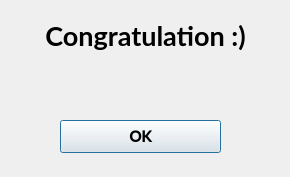
<?xml version="1.0" encoding="UTF-8"?>
<ui version="4.0">
 <class>gameover</class>
 <widget class="QDialog" name="gameover">
  <property name="geometry">
   <rect>
    <x>0</x>
    <y>0</y>
    <width>290</width>
    <height>177</height>
   </rect>
  </property>
  <property name="windowTitle">
   <string>Gameover</string>
  </property>
  <property name="windowIcon">
   <iconset>
    <normaloff>../../res/icon.png</normaloff>../../res/icon.png</iconset>
  </property>
  <widget class="QLabel" name="labelGameover">
   <property name="geometry">
    <rect>
     <x>20</x>
     <y>20</y>
     <width>251</width>
     <height>31</height>
    </rect>
   </property>
   <property name="font">
    <font>
     <family>Lato</family>
     <pointsize>20</pointsize>
     <weight>75</weight>
     <bold>true</bold>
    </font>
   </property>
   <property name="text">
    <string>Congratulation :)</string>
   </property>
   <property name="alignment">
    <set>Qt::AlignCenter</set>
   </property>
  </widget>
  <widget class="QPushButton" name="buttonOK">
   <property name="geometry">
    <rect>
     <x>60</x>
     <y>120</y>
     <width>161</width>
     <height>33</height>
    </rect>
   </property>
   <property name="font">
    <font>
     <family>Lato Semibold</family>
     <pointsize>11</pointsize>
     <weight>75</weight>
     <bold>true</bold>
    </font>
   </property>
   <property name="text">
    <string>OK</string>
   </property>
  </widget>
  <widget class="QLabel" name="labelWinner">
   <property name="geometry">
    <rect>
     <x>50</x>
     <y>60</y>
     <width>191</width>
     <height>20</height>
    </rect>
   </property>
   <property name="font">
    <font>
     <family>Lato</family>
     <pointsize>11</pointsize>
    </font>
   </property>
   <property name="text">
    <string/>
   </property>
   <property name="alignment">
    <set>Qt::AlignCenter</set>
   </property>
  </widget>
 </widget>
 <resources/>
 <connections/>
</ui>
